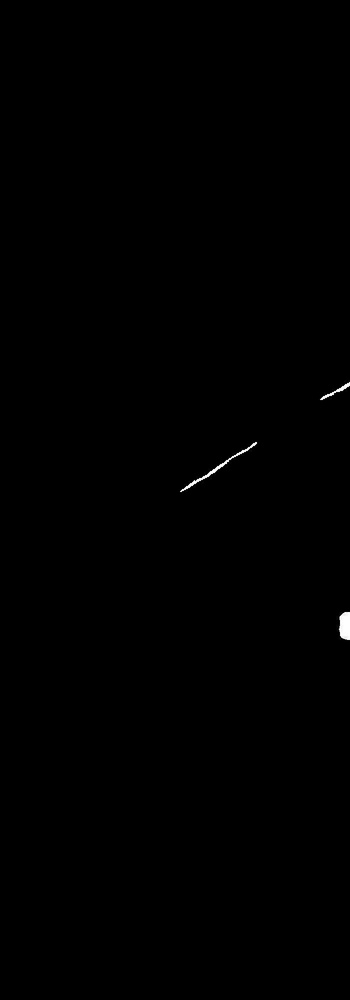
%> input picture join/region_grow_img_5.jpg, 350 x 1000 px, shrunk from 700 x 2000 before the run; the run also reads 4 pictures not shown here
$ octave join.m   (GNU Octave 9; MATLAB toolbox functions it lacks are replaced by stand-ins)
%> lines starting %> are read from the running program, lines starting %| are printed output that depends on the picture
close all;
clear;
 A = imread('split_img_1.jpg');%?入?像1.jpg
 B = imread('split_img_2.jpg');%?入?像2.jpg
 C = imread('split_img_3.jpg');
 D = imread('split_img_4.jpg');
 E = imread('region_grow_img_5.jpg');
%> E is the input picture: size 1000x350x3 uint8; min 0, max 255, mean 0.4
 F = imread('region_grow_img_6.jpg');
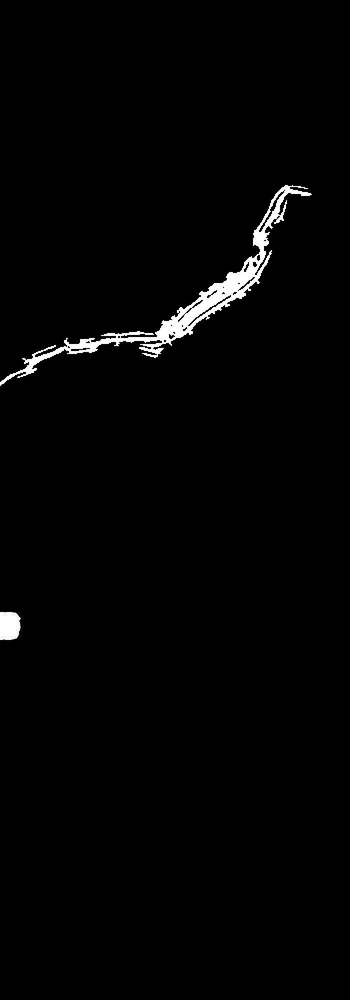
%> input picture join/region_grow_img_6.jpg, 350 x 1000 px, shrunk from 700 x 2000 before the run
%> F is the input picture: size 1000x350x3 uint8; min 0, max 255, mean 3.8
 G = [ A,B,C
       D,E,F];%拼接?像
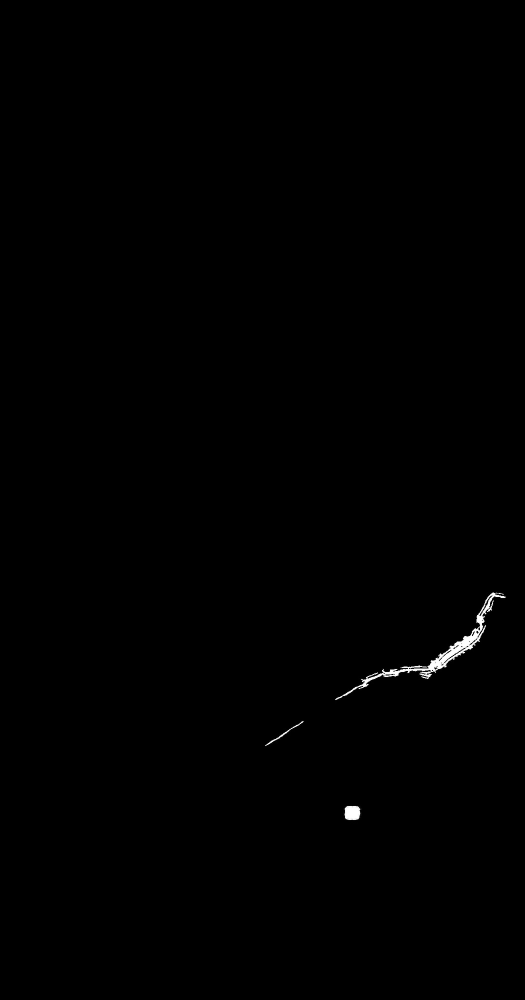
%> G: size 2000x1050x3 uint8 (shown at 1/2 size); min 0, max 255, mean 0.7
 figure,imshow(G);%展示?像（非必需）
 imwrite(G,'region_grow_img.jpg');%保存?像，命名?3.jpg
